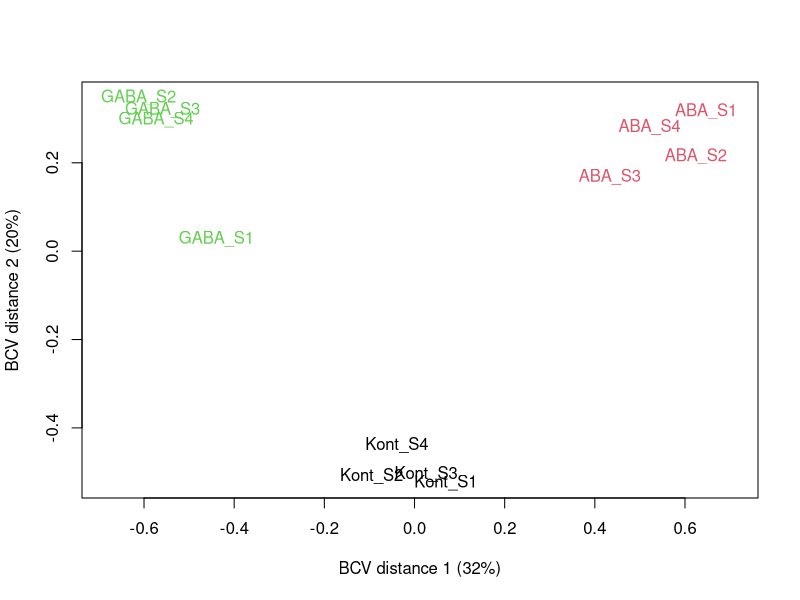

This figure's R source: (Note: this script raises an error after producing the figure.)
## ---- chunk 1
knitr::opts_chunk$set(echo = TRUE)
## ---- chunk 2
library(tidyverse)
library(magrittr)
library(edgeR)
library(pheatmap)
## ---- chunk 3
# load and clean up gene counts
geneCounts <- read_delim("4_Counts/GC_GABA_ABA_geneCounts_final.txt", 
                         delim = "\t", 
                         comment = "#") %>% 
  column_to_rownames("Geneid")
colnames(geneCounts) %<>% str_remove("../3_BAM/") %>% str_remove(".STARAligned_sortedByName.bam")
# crate meta data
meta <- tibble(sample = colnames(geneCounts),
              group = str_extract(sample,".+(?=_)"), # this info will fill to 'group' as col name match 'group' pram in DGEList()
              reps = str_extract(sample,"(?<=_).+"))

# construct DGElist, filtering and normalize RNA composition
countList <- DGEList(counts = geneCounts,
                     samples = meta) 
keep <- filterByExpr(countList)
# By default, the function keeps genes with about 10 read counts or more in a minimum number of samples, where the number of samples is chosen according to the minimum group sample size. The actual filtering uses CPM values rather than counts in order to avoid giving preference to samples with large library sizes. For this dataset, the median library size is about 29 million and 10/29 approx. 0.34, so the filterByExpr function keeps genes that have a CPM of 0.34 or more in at least 4 samples.
table(keep)
countList <- countList[keep,, keep.lib.sizes=FALSE] %>% 
  calcNormFactors()
# set control group as reference 
countList$samples$group <- relevel(countList$samples$group, ref = "Kont")
## ---- chunk 4
# visualize sample clustering, alternatively PCA can do the job
mds <- plotMDS(countList, method="bcv", col=as.numeric(countList$samples$group))
# make it easy to change appearance 
mds %>%
  extract(c(5,6)) %>%
  as.data.frame() %>%
  rownames_to_column("sample") %>%
  left_join(meta) %>%
  ggplot(aes(x = x, y = y)) +
  geom_point(aes(colour  = group), 
             size = 3) +
  theme_bw() +
  labs(x = "BCV distance 1",
       y = "BCV distance 2")
## ---- chunk 5
# if with multiple factors, dispersion needs to be estimated with specified design matrix (see section 2.10.2 in edgeR user's guide updated in 21 Oct. 2019)
counts_Disp <- estimateDisp(countList)
plotBCV(counts_Disp)
## ---- chunk 6
# contract a design matrix with baseline control
designMat <- model.matrix(~ group, data = countList$samples)

# fit to model
fit <- glmQLFit(counts_Disp)
## ---- chunk 7
# ABA Vs Control
ABA <- glmQLFTest(fit, coef = 2)
ABAgenes <- ABA$table %>% 
  rownames_to_column("GeneID") %>% 
  mutate(adj.p = p.adjust(PValue, method = "BH"))

ABAgenes %>% 
  mutate(expression = ifelse(adj.p < 0.05 & abs(logFC) >= 1, 
                             ifelse(logFC > 1 ,'Up','Down'),
                             'Stable')) %>% 
  ggplot(aes(x = logFC, 
             y = -log10(adj.p), 
             colour = expression)) +
  geom_point(alpha = 0.4, size = 3.5) +
  scale_color_manual(values=c("blue", "grey","red"))+
  xlim(c(-10, 10)) +
  geom_vline(xintercept = c(-1,1),
             lty=4,col="black",
             lwd=0.8) +
  geom_hline(yintercept = -log10(0.05),
             lty=4,col="black",
             lwd=0.8) +
  labs(x="log2(fold change)",
       y="-log10 (adj.p-value)")  +
  theme_bw()+
  theme(plot.title = element_text(hjust = 0.5), 
        legend.position="right", 
        legend.title = element_blank())
# plotly::ggplotly is able to turn ggplot to interactive plot
## ---- chunk 8
# GABA Vs Control
GABA <- glmQLFTest(fit, coef = 3)
GABAgenes <- GABA$table %>% 
  rownames_to_column("GeneID") %>% 
  mutate(adj.p = p.adjust(PValue, method = "BH"))

GABAgenes %>% 
  mutate(expression = ifelse(adj.p < 0.05 & abs(logFC) >= 1, 
                             ifelse(logFC > 1 ,'Up','Down'),
                             'Stable')) %>% 
  ggplot(aes(x = logFC, 
             y = -log10(adj.p), 
             colour = expression)) +
  geom_point(alpha = 0.4, size = 3.5) +
  scale_color_manual(values=c("blue", "grey","red"))+
  xlim(c(-11, 11)) +
  geom_vline(xintercept = c(-1,1),
             lty=4,col="black",
             lwd=0.8) +
  geom_hline(yintercept = -log10(0.05),
             lty=4,col="black",
             lwd=0.8) +
  labs(x="log2(fold change)",
       y="-log10 (adj.p-value)")  +
  theme_bw()+
  theme(plot.title = element_text(hjust = 0.5), 
        legend.position="right", 
        legend.title = element_blank())
## ---- chunk 9
DEgenes <- list(ABAde = ABAgenes,
     GABAde = GABAgenes) %>% 
  lapply(function(x){
    x %>% 
      filter(adj.p < 0.05 & abs(logFC) >= 1) %>% 
      mutate(expression = ifelse(logFC >1, 
                                 "Up", "Down"))
  })

ABAtags <- ABAgenes %>% 
  mutate(ABA = ifelse(adj.p < 0.05 & abs(logFC) >= 1, 
                      1,0)) %>% 
  select(GeneID,ABA,logFC) %>% 
  data.table::setnames("logFC","ABA_logFC") 
GABAtags <- GABAgenes %>% 
  mutate(GABA = ifelse(adj.p < 0.05 & abs(logFC) >= 1, 
                       1,0)) %>% 
  select(GeneID,GABA,logFC) %>% 
  data.table::setnames("logFC","GABA_logFC")

# vennDiagram 
merge(ABAtags,
      GABAtags,
      by = "GeneID") %>%
  select(-contains("logFC")) %>% 
  column_to_rownames("GeneID") %>%
  vennDiagram(circle.col=c("turquoise", "salmon"))

# common genes
patternDE <- merge(ABAtags,
      GABAtags,
      by = "GeneID") %>% 
  mutate(ABA = ifelse(ABA == 1 & ABA_logFC < 0,
                      -1, ABA),
         GABA = ifelse(GABA == 1 & GABA_logFC < 0,
                      -1, GABA)) %>% 
  column_to_rownames("GeneID") %>% 
  filter(abs(ABA) == 1 | abs(GABA) == 1)
  

# same direction
patternDE %>% 
  filter((ABA == 1 & GABA == 1) | (ABA == -1 & GABA == -1)) %>% 
  row.names() # 448

# opposite direction
patternDE %>% 
  filter((ABA == 1 & GABA == -1) | (ABA == -1 & GABA == 1)) %>% 
  row.names() # 128

# heatmap of gene Exp pattern
patternDE %>% 
  select(-contains("logFC")) %>% 
  pheatmap(cluster_cols = FALSE,
           show_rownames = FALSE)

# save.image("~/Box/Bioinfo/BarleyGCRNASeq/DEGs.RData")
